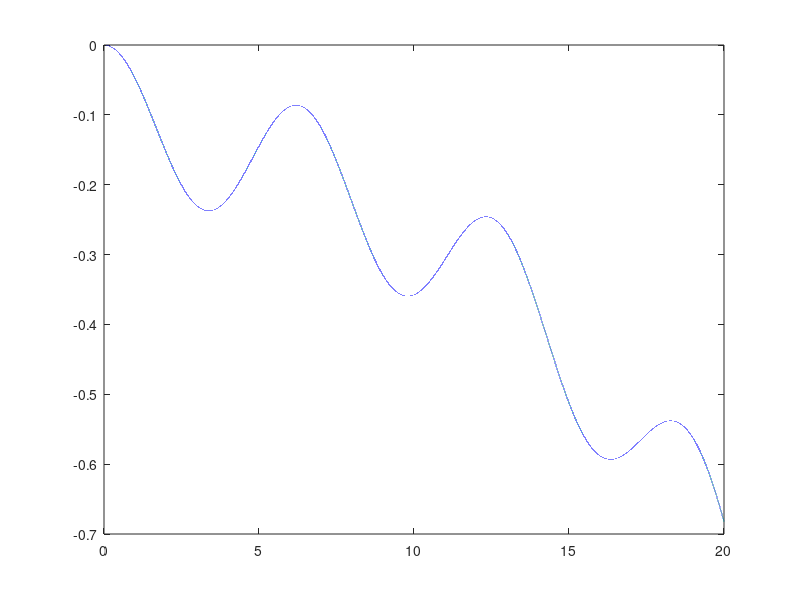

Reproduce this figure in MATLAB. (Note: this script raises an error after producing the figure.)
clear;
 tspan=0:0.0001:20;
y0=0;
[t,y]=ode45(@(t,y) (sin(t)-y)/-10, tspan, y0);
plot(t, y);
M=readmatrix('plot_data.csv');
plot(M(:,1),M(:,2),t,y,LineWidth=2);
%%
clear;
tspan = [0 5];
y0 = 0;
[t,y] = ode45(@(t,y) 2*t, tspan, y0);
plot(t,y,'-o')


%% 
clear;
M=readmatrix('plot_data.csv');
plot(M(:,1),M(:,2));
%% 
clear;
dt=0.0001;
t=0:dt:500;

u1=@(t) 0.5*square(t)+0.5;
u2=@(t) u1(3*t);
u=@(t) u2(t)-u1(t);
figure;
plot(t,u1(t),LineWidth=2);
figure;
plot(t,u2(t),LineWidth=2);
figure;
plot(t,u(t),LineWidth=2);

% y0 = 0;
% c=10;
% [t,y]=ode45(@(t,y) (u(t)-y)/c, t, y0);
% figure
% plot(t,y,LineWidth=2);
%% 
clear;

y=[0 0.1 0.2 0.3 0.4 0.5 0.6 0.7];
x=[0 1.1 1.3 1.6 2.0 2.7 4.3 10];

p = polyfit(x, y, 7);
x = linspace(0,10);
y = p(1)*x.^6 + p(2)*x.^5+ p(3)*x.^4 + p(4)*x.^3 + p(5)*x.^2 + p(6)*x + p(7);
plot(x,y);

%% 
clear;
a=zeros(3,1);
a(logical([1,0,1]))=9;
%% 
clear;
fc = 200;
fs = 1000;

[b,a] = butter(6,fc/(fs/2));

freqz(b,a,[],fs)

subplot(2,1,1)
ylim([-100 20])

dataIn = randn(1000,1);
dataOut = filter(b,a,dataIn);